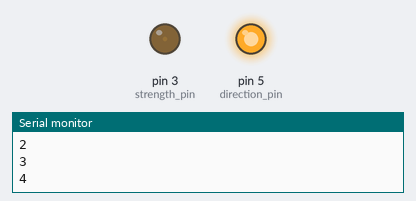
Bench run of a sketch on a simulated Arduino Uno, built with avr-gcc and run on an emulated ATmega328P. Shown: output pins drawn as LEDs (lit = HIGH), the last lines printed to the serial monitor.

Above: at 0.15 s.
At 10.01 s:
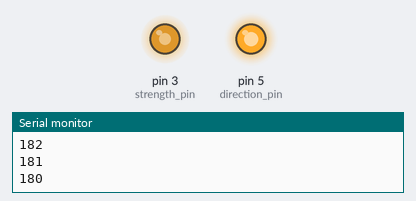
At 19.36 s:
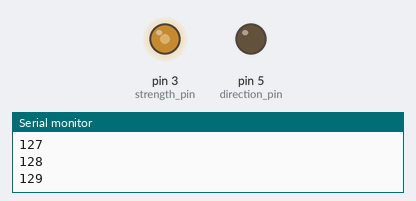
At 38.76 s:
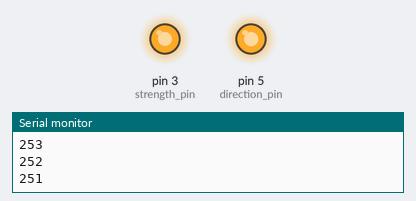
Timing chart, 0 to 40.0 s (numbered marks = the images above):
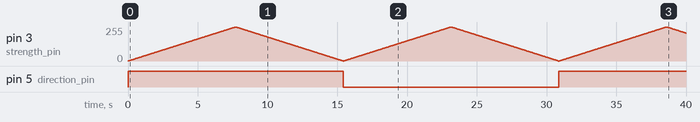

The sketch:

TECdrive.ino
```cpp
#define strength_pin 3
#define direction_pin 5

int i = 0;
int d = 255;
//int strength = 0;

void setup() {

  Serial.begin(9600);
}

void loop() {

  Serial.print("Direction: ");
  Serial.println(d);
  analogWrite(direction_pin, d);

  for(i = 0;i <= 255; i++){
    analogWrite(strength_pin, i);
    Serial.println(i);
    delay(30);
  }
  for(i=255; i>=0; i--){
    analogWrite(strength_pin, i);
    Serial.println(i);
    delay(30);
  }
  if(d==255){ d= 0;}
  else if(d==0){d=255;}
}
```

Measured:
- by itself, pin 5 (direction_pin): LOW → HIGH at 0.00 s, → LOW 15.4 s later, → HIGH 15.4 s later
